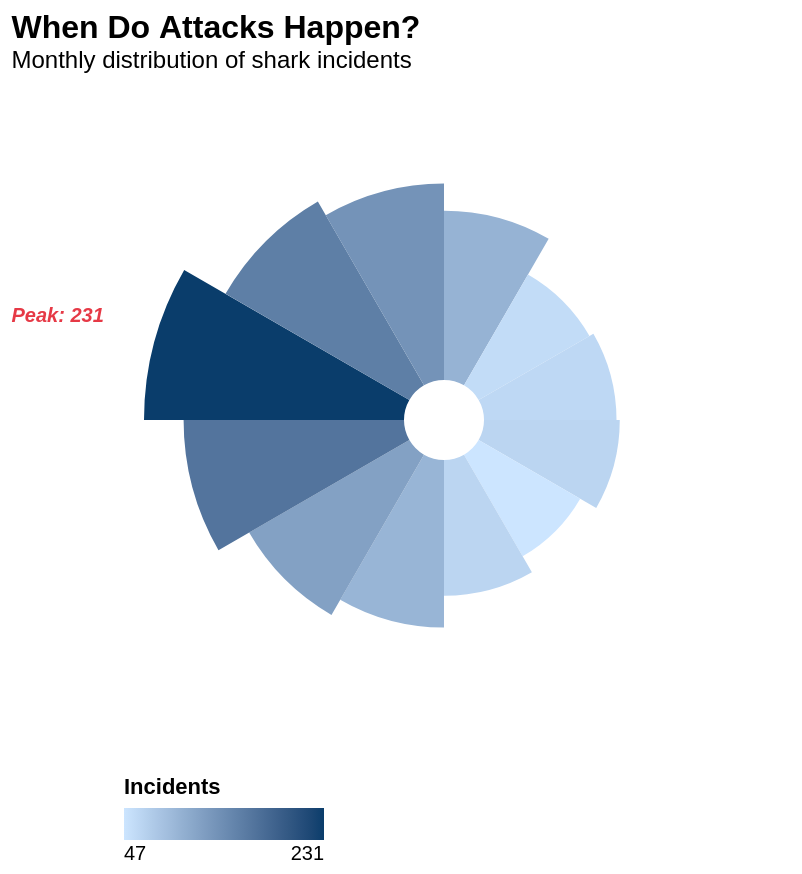

Source (Vega-Lite JSON):
### Vega-Lite specification from a JSON file in a GitHub repository (floating-point values rounded to 4 significant figures)
{"$schema": "https://vega.github.io/schema/vega-lite/v5.json", "width": 320, "height": 320, "title": {"text": "When Do Attacks Happen?", "subtitle": "Monthly distribution of shark incidents", "fontSize": 16, "fontWeight": "bold", "subtitleFontSize": 12, "anchor": "start"}, "data": {"values": [{"month": "Jan", "count": 231, "t1": -1.571, "t2": -1.047, "tm": -1.309}, {"month": "Feb", "count": 154, "t1": -1.047, "t2": -0.5236, "tm": -0.7854}, {"month": "Mar", "count": 132, "t1": -0.5236, "t2": 0.0, "tm": -0.2618}, {"month": "Apr", "count": 98, "t1": 0.0, "t2": 0.5236, "tm": 0.2618}, {"month": "May", "count": 56, "t1": 0.5236, "t2": 1.047, "tm": 0.7854}, {"month": "Jun", "count": 60, "t1": 1.047, "t2": 1.571, "tm": 1.309}, {"month": "Jul", "count": 63, "t1": 1.571, "t2": 2.094, "tm": 1.833}, {"month": "Aug", "count": 47, "t1": 2.094, "t2": 2.618, "tm": 2.356}, {"month": "Sep", "count": 63, "t1": 2.618, "t2": 3.142, "tm": 2.88}, {"month": "Oct", "count": 96, "t1": 3.142, "t2": 3.665, "tm": 3.403}, {"month": "Nov", "count": 117, "t1": 3.665, "t2": 4.189, "tm": 3.927}, {"month": "Dec", "count": 166, "t1": 4.189, "t2": 4.712, "tm": 4.451}]}, "layer": [{"mark": {"type": "arc", "innerRadius": 20}, "encoding": {"theta": {"field": "t1", "type": "quantitative", "scale": null}, "theta2": {"field": "t2", "type": "quantitative", "scale": null}, "radius": {"field": "count", "type": "quantitative", "scale": {"type": "sqrt", "domain": [0, 231], "range": [20, 150]}, "legend": null}, "color": {"field": "count", "type": "quantitative", "scale": {"domain": [47, 231], "range": ["#cce5ff", "#0a3d6b"]}, "legend": {"title": "Incidents", "orient": "bottom", "direction": "horizontal", "gradientLength": 100}}, "tooltip": [{"field": "month", "title": "Month"}, {"field": "count", "title": "Incidents"}]}}, {"mark": {"type": "text", "radius": 170, "fontSize": 11, "fontWeight": "bold"}, "encoding": {"theta": {"field": "tm", "type": "quantitative", "scale": null}, "text": {"field": "month", "type": "nominal"}, "color": {"value": "white"}}}, {"data": {"values": [{"tm": -1.309, "label": "Peak: 231"}]}, "mark": {"type": "text", "radius": 200, "fontSize": 10, "fontStyle": "italic", "fontWeight": "bold"}, "encoding": {"theta": {"field": "tm", "type": "quantitative", "scale": null}, "text": {"field": "label", "type": "nominal"}, "color": {"value": "#e63946"}}}]}
